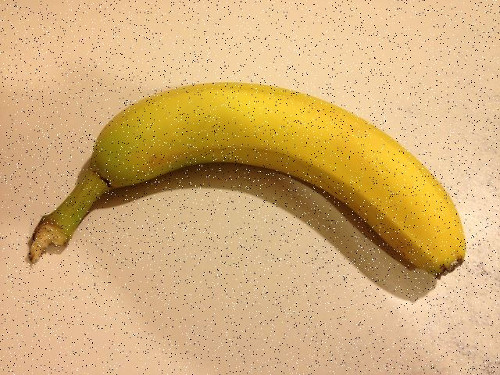
#> input picture images/bananasaltpep.jpg, 500 x 375 px, found by its file name; its folder holds 6 pictures in this run
$ jupyter execute day1.ipynb
#> lines starting #> are read from the running program, lines starting #| are printed output that depends on the picture
[cell 1]
import cv2
cv2.__version__

[cell 2]
import cv2
path='''/media/bikash/627648E67648BD13/MachineLearning/opencv/images'''
img_name="bananasaltpep.jpg"
img=cv2.imread(path+"//"+img_name)
#> img is the input picture: shape (375, 500, 3); mean B, G, R 120.3, 175.1, 211.9
cv2.imshow("image",img)
cv2.waitKey(0)
cv2.destroyAllWindows()

[cell 3]
# resizing the image
import cv2
path='''/media/bikash/627648E67648BD13/MachineLearning/opencv/images'''
image="flower.jpg"
img_nam=cv2.imread(path+"//"+image)
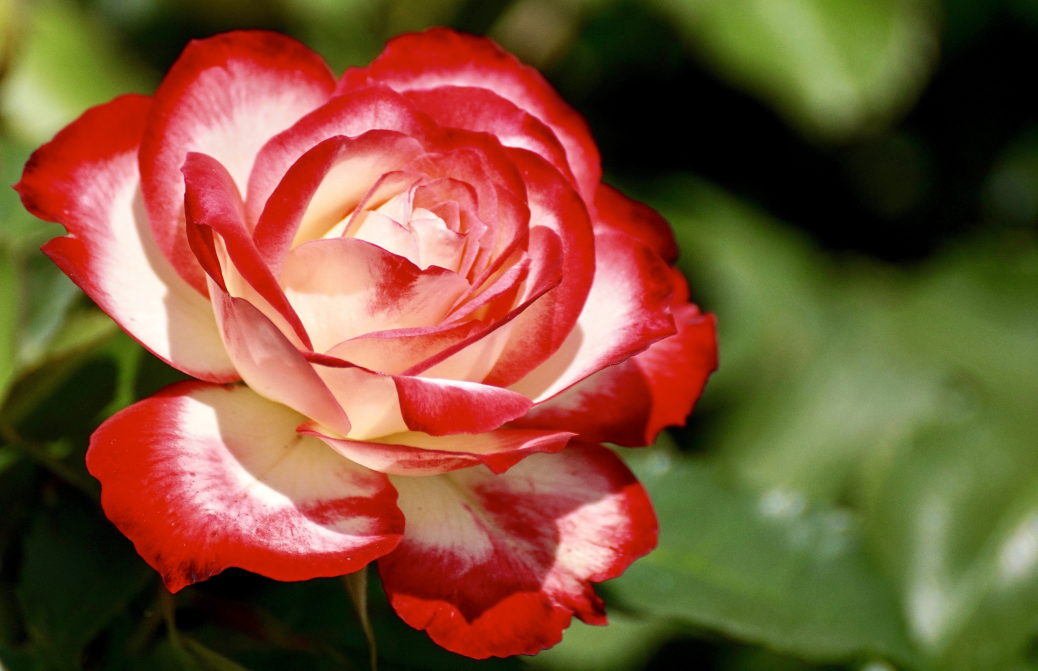
#> input picture images/flower.jpg, 5188 x 3352 px, found by its file name (shown at 1/5 size)
#> img_nam is the input picture: shape (3352, 5188, 3); mean B, G, R 54.7, 84.3, 125.6
img_nam=cv2.resize(img_nam,(200,200))
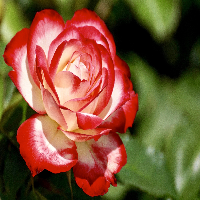
#> img_nam: shape (200, 200, 3); mean B, G, R 54.5, 84.1, 125.5
cv2.imshow("image",img_nam)
cv2.waitKey(0)
cv2.destroyAllWindows()

[cell 4]
import os
img_name=os.listdir("/media/bikash/627648E67648BD13/MachineLearning/opencv/images")
img_name

[cell 5]
import cv2
path="/media/bikash/627648E67648BD13/MachineLearning/opencv/images"
for image_name in img_name:
    img_path=path+"//"+image_name
    imgs=cv2.imread(img_path)
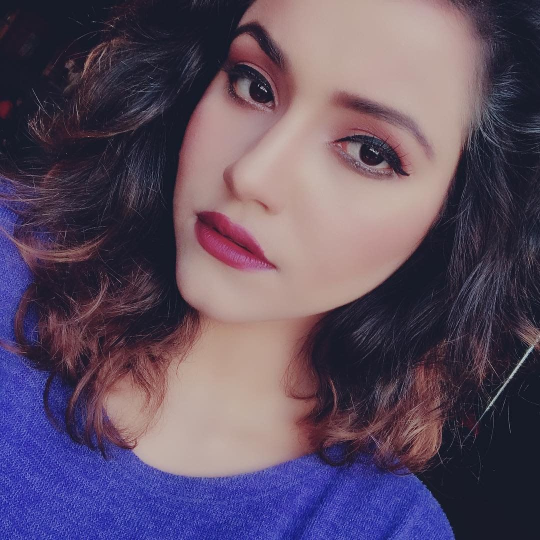
#> input picture images/alisha.jpg, 1080 x 1080 px, found by its file name (shown at 1/2 size)
#> imgs is the input picture: shape (1080, 1080, 3); mean B, G, R 98.8, 77.8, 93.1
    cv2.imshow("images in row",imgs)
    cv2.waitKey(0)
cv2.destroyAllWindows()

[cell 6]
import numpy as np
import cv2
path='''/media/bikash/627648E67648BD13/MachineLearning/opencv/images'''
imgname="bananasaltpep.jpg"

imgpath=path+"/"+imgname
im=cv2.imread(imgpath)
# im=cv2.resize(100,100)
im1=np.hstack((im,im))
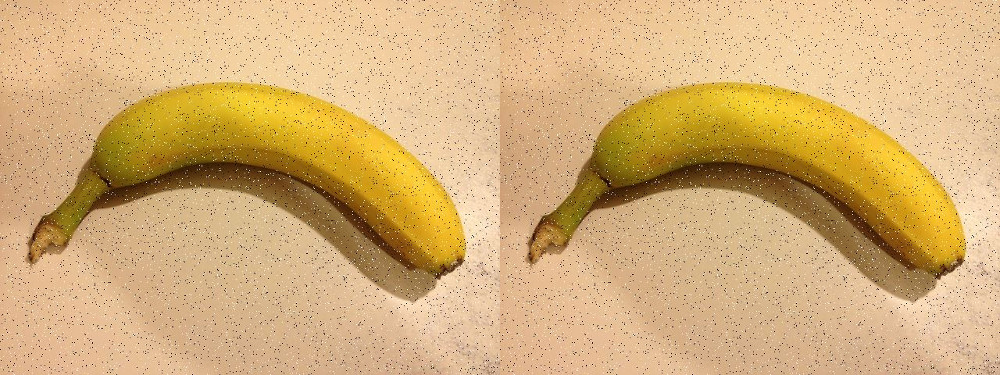
#> im1: shape (375, 1000, 3); mean B, G, R 120.3, 175.1, 211.9
im2=np.vstack((im1,im1))
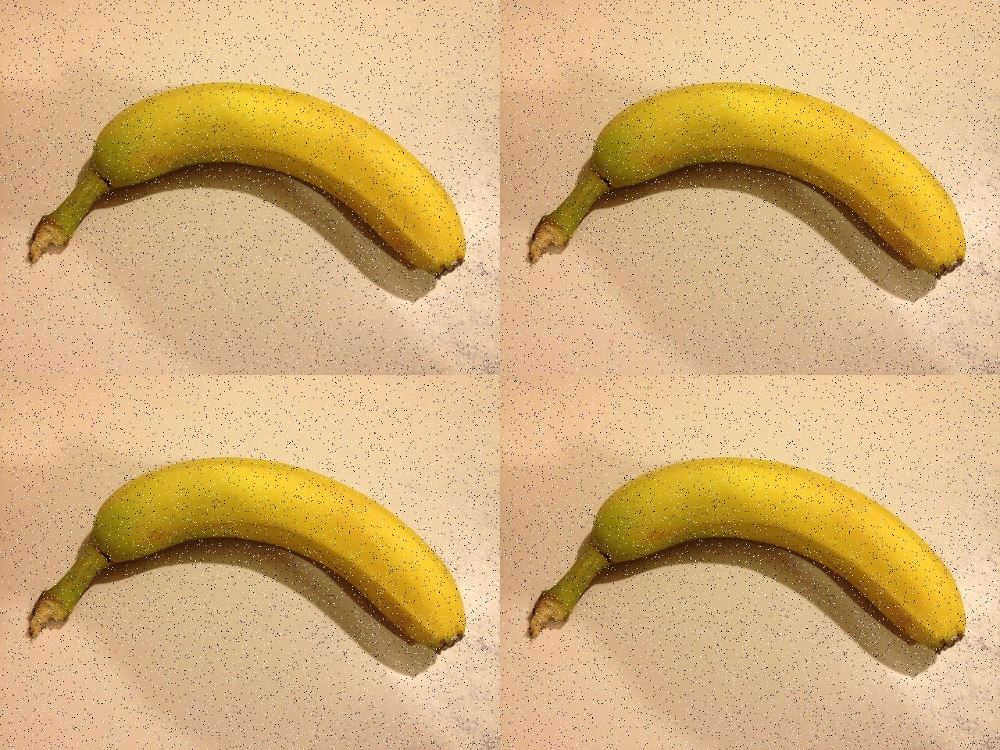
#> im2: shape (750, 1000, 3); mean B, G, R 120.3, 175.1, 211.9
cv2.imshow("four images",im2)
cv2.waitKey(0)
cv2.destroyAllWindows()
